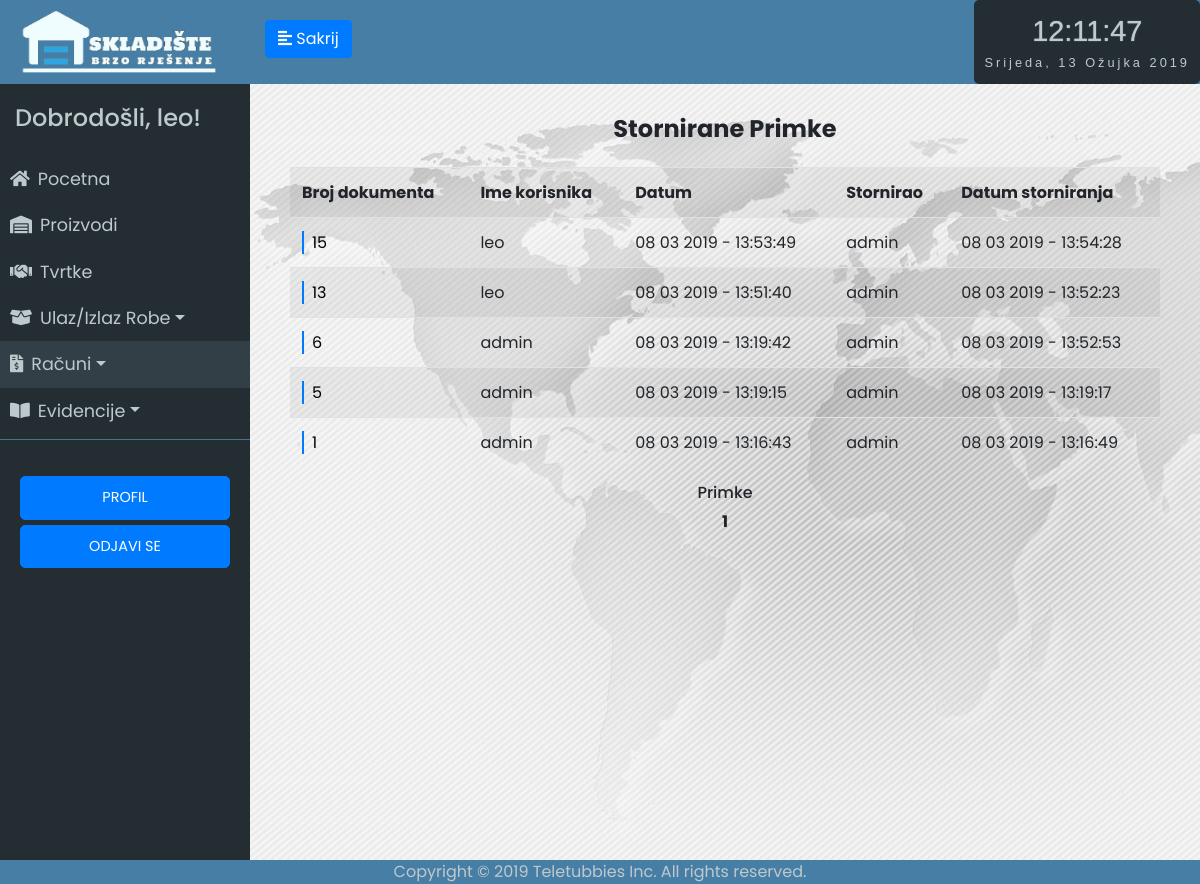
/receipts_unosa_storno/1 (signed in), run on an earlier commit of the app's database.
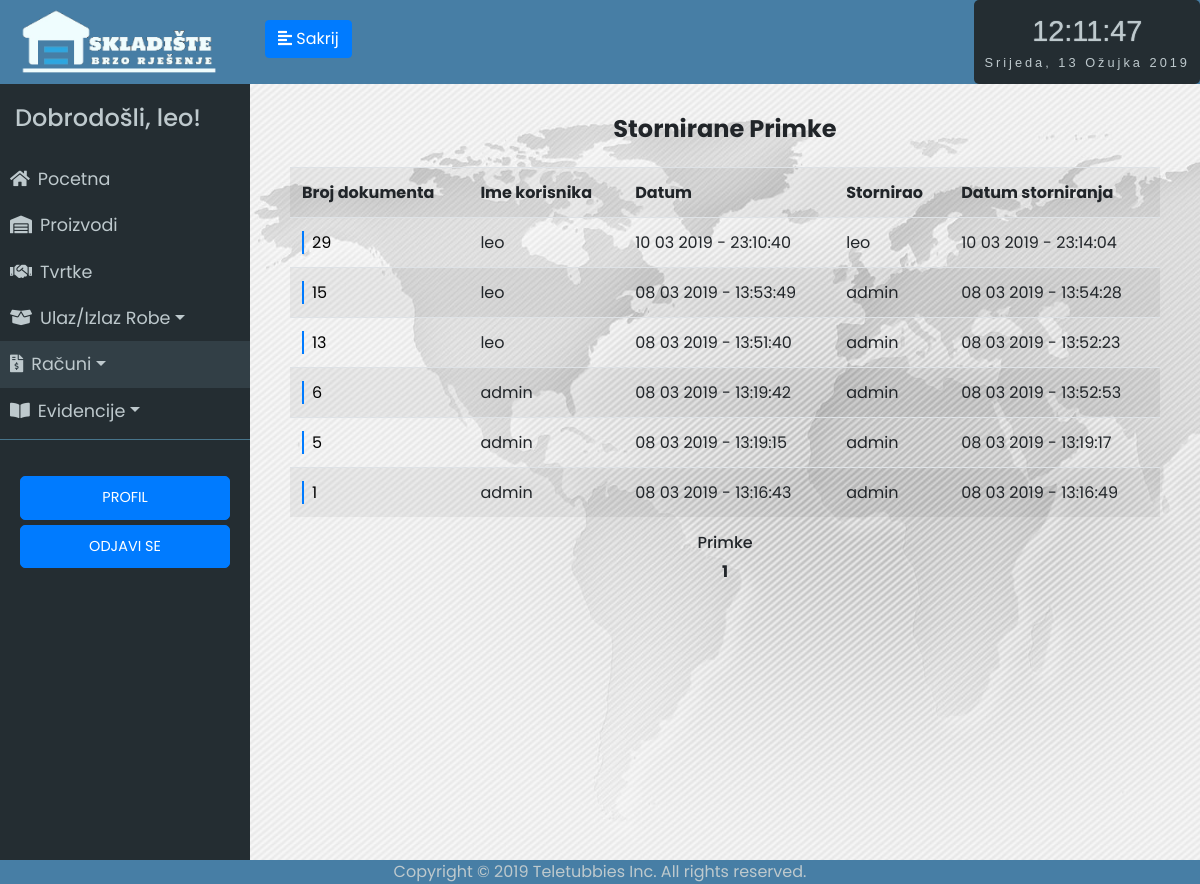
And on a later commit of the database.
### app/models.py (models this page shows, shortened)
class Receipt(db.Model):
	id = db.Column(db.Integer, primary_key=True)
	status = db.Column(db.String(64))
	date = db.Column(db.DateTime, default=datetime.utcnow)
	receipt_type = db.Column(db.String(64))
	evidencija = db.relationship('Evidencija', backref='receipt', lazy='dynamic')
	storno_date = db.Column(db.DateTime, nullable=True)
	storno_user = db.Column(db.Integer, db.ForeignKey('user.id'), nullable=True)

class User(UserMixin, db.Model):
	id = db.Column(db.Integer, primary_key=True)
	username = db.Column(db.String(64), index=True, unique=True)
	email = db.Column(db.String(120), index=True, unique=True)
	password_hash = db.Column(db.String(128))
	last_seen = db.Column(db.DateTime, default=datetime.utcnow)
	rank = db.Column(db.String(32))
	status = db.Column(db.String(32))
	evidencija = db.relationship('Evidencija', backref='user', lazy='dynamic')
	receipt = db.relationship('Receipt', backref='stornoUser', lazy='dynamic')

### app/routes.py (the view)
@app.route('/receipts_unosa_storno/<int:page_num>')
@login_required
def receipts_unosa_storno(page_num):
	form = SearchReceiptNumber()
	receipts = Receipt.query.filter_by(receipt_type="unos", status="storno").order_by(Receipt.date.desc()).paginate(per_page=7, page=page_num, error_out=True)
	return render_template('receipts_unosa_storno.html', title='Racuni', receipts=receipts, form = form)

### app/models.py (called while the page is built)
@login.user_loader
def load_user(id):
	return User.query.get(int(id))

### app/routes.py (called while the page is built)
@app.before_request
def before_request():
	if current_user.is_authenticated:
		current_user.last_seen = datetime.utcnow()
		db.session.commit()

### app/templates/receipts_unosa_storno.html (shortened to what this page needs)
{% extends "base.html" %}
{% block racuni %}active{% endblock %}
{% block content %}
<div class="unos-p">
    <h4><strong>Stornirane Primke</strong></h4>
    <table class="table table-striped">
        <tr>
            <th>Broj dokumenta</th>
            <th>Ime korisnika</th>
            <th>Datum</th>
            <th>Stornirao</th>
            <th>Datum storniranja</th>
        </tr>
    {% for receipt in receipts.items %}
        <tr>
            <td><a href="/receipt/{{receipt.id}}" class="dekoracija">{{ receipt.id }}</a></td>
            <td>{{ receipt.evidencija.first().user.username }}</td>
            <td>{{ receipt.date.strftime('%d %m %Y - %H:%M:%S') }}</td>
            <td>{{ receipt.stornoUser.username }}</td>
            <td>{{ receipt.storno_date.strftime('%d %m %Y - %H:%M:%S') }}</td>
        </tr></a>
    {% endfor %}
    </table>
    <h6>Primke</h6>
            {% for page in receipts.iter_pages(left_edge=3, right_edge=3, left_current=3, right_current=3) %}
                {% if page %}
                    {% if page != receipts.page %}
                            <a href="{{ url_for('receipts_unosa_storno', page_num=page) }}">{{ page }}</a>
                    {% else %}
                        <strong>{{ page }}</strong>
                    {% endif %}
                {% else %}
                    <span class=ellipsis>…</span>
                {% endif %}
            {% endfor %}
{% endblock %}

What changed in the data, as far as the page shows it:
added Receipt: id "29", evidencija.first "leo", date "10 03 2019 - 23:10:40", stornoUser.username "leo", storno_date "10 03 2019 - 23:14:04"
